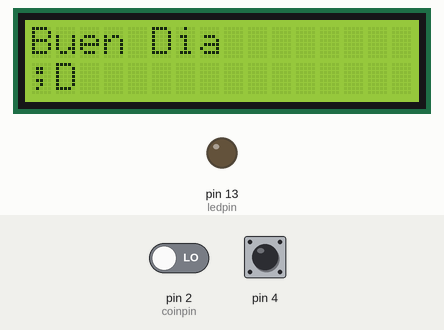
This sketch was run on a simulated Arduino Uno, built with avr-gcc and run on an emulated ATmega328P. On the bench: 16×2 character LCD, output pins drawn as LEDs (lit = HIGH). Inputs (shaded band) come from the test bench; at power-on: pin 4 LOW, pin 2 (coinpin) LOW. What the sketch prints to the serial monitor is not drawn.

Above: at 1.2 s.
1.3 s: pin 4 driven HIGH
At 1.8 s:
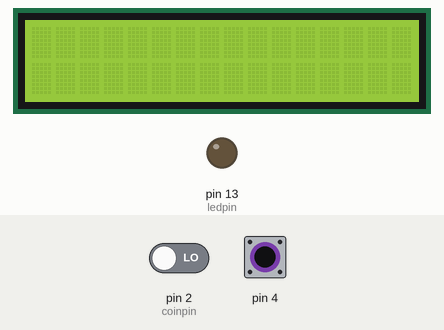
5.8 s: pin 4 driven LOW
At 6.5 s:
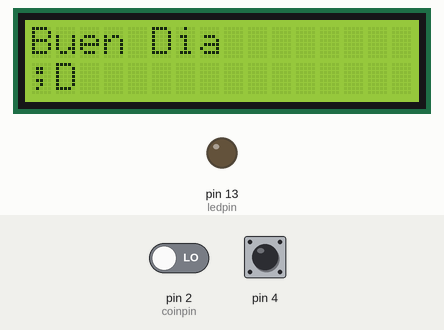
7.3 s: pin 2 (coinpin) driven LOW and pin 4 driven HIGH
At 8.6 s:
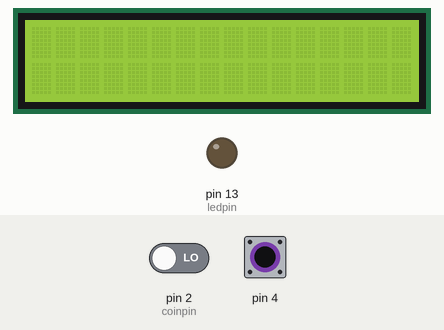
10.3 s: pin 4 pulsed LOW 2 times (0.12 s each, 0.3 s apart)
Timing chart, 0 to 13.3 s (numbered marks = the images above; inputs shaded):
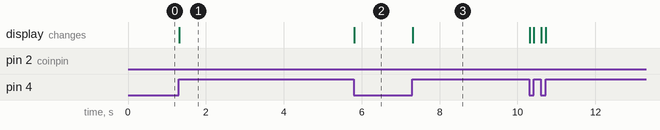

The sketch:

MonederoUSB.ino
```cpp
#include <Wire.h>
#include <LCD.h>
#include <LiquidCrystal_I2C.h>
#include <EEPROM.h>
LiquidCrystal_I2C lcd(0x27, 2, 1, 0, 4, 5, 6, 7); // DIR, E, RW, RS, D4, D5, D6, D7
const int coinpin = 2;                            //pin al cual estara conectada la señal del monedero
const int ledpin = 13;                            //pin al cual estara conectado un led, para indicar cuando una moneda es aceptada.
volatile int pulse = 0;                           //Contador de monedas/pulsos insertadas.
boolean bInserted = false;                        //Variable de control para identificar cuando una moneda es insertada.
int msg = 0;
int t = 20;
int pulsador = 0;
String cod = "";
int contadorMonedas = 0;
char *codigosUnaHora[] = {
   "Q2KXZFH335HQ6",
    "R4C2ABZLLRDL63",
    "GCLWHAR4BTMJX",
    "HYWNMBJEOGSZ4",
    "SR4MDMEFOXXD23",
    "TXEJDXJXGG54A3",
    "YXLMFSB3CKJ3R",
    "TMPEJLPBTKWK53",
    "MCNDMI3RRB44O",
    "ZTQLHZKOGSMLO",
    "BIH6AHMOTFTSN",
    "YAHAC5JGAZPDP",
    "J5XQNWOC34GC43",
    "BCPIFCOXMZAPY",
    "LOASZIZRMIPNT",
    "Z3HLCBEZ6YWZ5",
    "HQXDFMHBC5L6L",
    "J36RXZN3YM5YT",
    "K6MHGXGNAHD333",
    "HRADKSCNN2FKM",
    "2X52GWZCXYG6N",
    "OS42PJI2MQ2TZ",
    "WAYQTHJ5KLWPT",
    "JJBTAZX22TMW3",
    "RDZBEWLA4WPM53",
    "JI5I5MJ32ZRQ63",
    "OH5PITCNEOID",
    "3Y6QDOELJ3ILF",
    "XJJ55FYN54R25",
    "LI5T6DXWW2DO63",
    "XYCI3KA2NZIAT",
    "L6BSSQMQPIJRF",
    "OP2SM4YMFNZG3",
    "BOXJEOJHNTWMZ",
    "6BXCLMFIM4QIY",
    "CXKDRZMNBDWR4",
    "GKJLJFOIBZIFT",
    "JLQN6SEH3KMYF",
    "XMIDSFIZTAPZ43",
    "LJM5M5QR6XDZH",
    "WK6262MCMIGO",
    "DHRBF4FNOAXSW",
    "S6TJ5TK3PMKGL",
    "3AGASEQEOEQNY",
    "JLZH4RABZNW2M",
    "KBMS4NTEZ6QAS",
    "M6QOCSBF6CKOP",
    "AXAPPGBR2BLP53",
    "L63JWKIIWHSC43"};

char *codigos2horas[] = {
   "2Q2KXZFH335HQ6",
    "2R4C2ABZLLRDL63",
    "2GCLWHAR4BTMJX",
    "2HYWNMBJEOGSZ4",
    "2SR4MDMEFOXXD23",
    "2TXEJDXJXGG54A3",
    "2YXLMFSB3CKJ3R",
    "2TMPEJLPBTKWK53",
    "2MCNDMI3RRB44O",
    "2ZTQLHZKOGSMLO",
    "2BIH6AHMOTFTSN",
    "2YAHAC5JGAZPDP",
    "2J5XQNWOC34GC43",
    "2BCPIFCOXMZAPY",
    "2LOASZIZRMIPNT",
    "2Z3HLCBEZ6YWZ5",
    "2HQXDFMHBC5L6L",
    "2J36RXZN3YM5YT",
    "2K6MHGXGNAHD333",
    "2HRADKSCNN2FKM",
    "22X52GWZCXYG6N",
    "2OS42PJI2MQ2TZ",
    "2WAYQTHJ5KLWPT",
    "2JJBTAZX22TMW3",
    "2RDZBEWLA4WPM53",
    "2JI5I5MJ32ZRQ63",
    "2OH5PITCNEOID",
    "23Y6QDOELJ3ILF",
    "2XJJ55FYN54R25",
    "2LI5T6DXWW2DO63",
    "2XYCI3KA2NZIAT",
    "2L6BSSQMQPIJRF",
    "2OP2SM4YMFNZG3",
    "2BOXJEOJHNTWMZ",
    "26BXCLMFIM4QIY",
    "2CXKDRZMNBDWR4",
    "2GKJLJFOIBZIFT",
    "2JLQN6SEH3KMYF",
    "2XMIDSFIZTAPZ43",
    "2LJM5M5QR6XDZH",
    "2WK6262MCMIGO",
    "2DHRBF4FNOAXSW",
    "2S6TJ5TK3PMKGL",
    "23AGASEQEOEQNY",
    "2JLZH4RABZNW2M",
    "2KBMS4NTEZ6QAS",
    "2M6QOCSBF6CKOP",
    "2AXAPPGBR2BLP53",
    "2L63JWKIIWHSC43"};

int aux;
int aux2;

int tamanio = sizeof(codigosUnaHora);
int tamanio2 = sizeof(codigos2horas);
void setup()
{
  pinMode(4, INPUT);
  // Inicializamos el puerto serial.
  Serial.begin(9600);

  //Agregamos la interrupcion con el pin indicado.
  attachInterrupt(digitalPinToInterrupt(coinpin), coinInterrupt, RISING);

  //Asignamos el pin para el led como salida
  pinMode(ledpin, OUTPUT);
  lcd.setBacklightPin(3, POSITIVE);
  lcd.setBacklight(HIGH);
  lcd.begin(16, 2);
  lcd.clear();
  t = 20;
}

void loop()
{

  //EEPROM.update (0, 0);
  //EEPROM.update (1, 0);
  aux = EEPROM.read(0);
  aux2 = EEPROM.read(1);

  pulsador = digitalRead(4); //lee el estado del botón
  if (pulsador == HIGH)
  { //si el estado es pulsado
    Serial.println("Pulsado");
    getCodigos();
  }
  else
  {
    digitalWrite(ledpin, LOW);
    lcd.setCursor(0, 1);
    //lcd.print( t-(millis() / 1000));
    lcd.print(";D");
    lcd.setCursor(0, 0);
    lcd.print("Buen Dia");
  }

  if (bInserted)
  {                    // Validamos si hay una moneda insertada.
    bInserted = false; //Apagamos la variable de control
    lcd.setCursor(0, 0);
    contadorMonedas++;
    Serial.println("Moneda Insertada");
  }
}

// Interrupcion.
void coinInterrupt()
{

  // Cada vez que insertamos una moneda valida, incrementamos el contador de monedas y encendemos la variable de control,
  pulse++;
  bInserted = true;
}

void getCodigos()
{
  lcd.clear();

  if (aux < tamanio || aux2 < tamanio2)
  {
    if (contadorMonedas == 1)
    {
      Serial.println(EEPROM.read(0));
      lcd.setCursor(0, 0);
      lcd.print("Codigo 1 Hrs es :");
      lcd.setCursor(0, 1);
      lcd.print(codigosUnaHora[EEPROM.read(0)]);
      //Serial.println("Codigo as :" + codigosUnaHora[EEPROM.read(0)]);
      // lcd.print(t-(millis() / 1000));
      delay(2000); //Esperamos un segundo.
      aux++;
      EEPROM.update(0, aux);
      Serial.println("NOP");
      contadorMonedas = 0;
    }
    else if (contadorMonedas == 2)
    {
      Serial.println(EEPROM.read(0));

      lcd.print("Codigo 2 Hrs es :");
      lcd.setCursor(0, 1);
      lcd.print(codigos2horas[EEPROM.read(0)]);
      // lcd.print(t-(millis() / 1000));
      delay(2000); //Esperamos un segundo.
      aux2++;
      EEPROM.update(0, aux2);
      Serial.println("NOP");
      contadorMonedas = 0;
    }else{
      lcd.print("Maximo 2 monedas");
      lcd.setCursor(0, 1);
      lcd.print("de $5");
       delay(2000);
       contadorMonedas = 0;

    }
  }

  lcd.clear();
}
```

Measured:
- after the input at 1.3 s, the display: changes at once (image 1)
- after the input at 5.8 s, the display: changes at once (image 2)
- after the input at 7.3 s, the display: changes at once (image 3)
